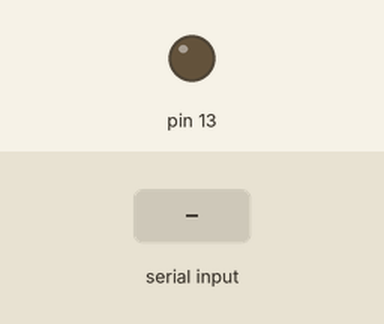
This sketch was run on a simulated Arduino Uno, built with avr-gcc and run on an emulated ATmega328P. Parts: output pins drawn as LEDs (lit = HIGH). Inputs (shaded band) come from the test bench.

Above: at 1.2 s.
1.3 s: "A" received over Serial
At 2.5 s:
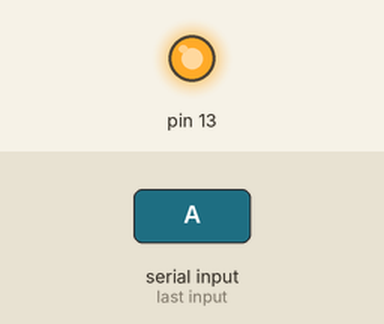
2.8 s: "B" received over Serial
At 3.8 s:
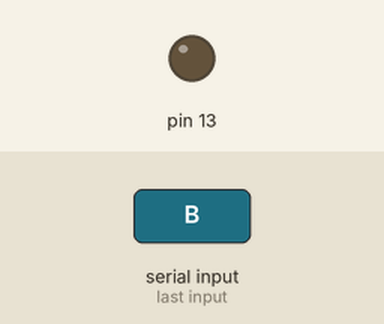
Timing chart, 0 to 5.8 s (numbered marks = the images above; inputs shaded):
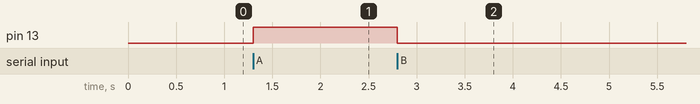

Measured:
- after the input at 1.3 s, pin 13: LOW → HIGH at once
- after the input at 2.8 s, pin 13: HIGH → LOW at once

The sketch:

receive.ino
```cpp
void setup() {
  Serial.begin(9600);
  pinMode(13, OUTPUT);
  digitalWrite(13, LOW);
}

void loop() {
  if(Serial.available()){
    char tmp = Serial.read();
    if(tmp == 'A'){
      digitalWrite(13,HIGH);
    }
    else if(tmp == 'B'){
      digitalWrite(13,LOW);
    }
  }
}
```
